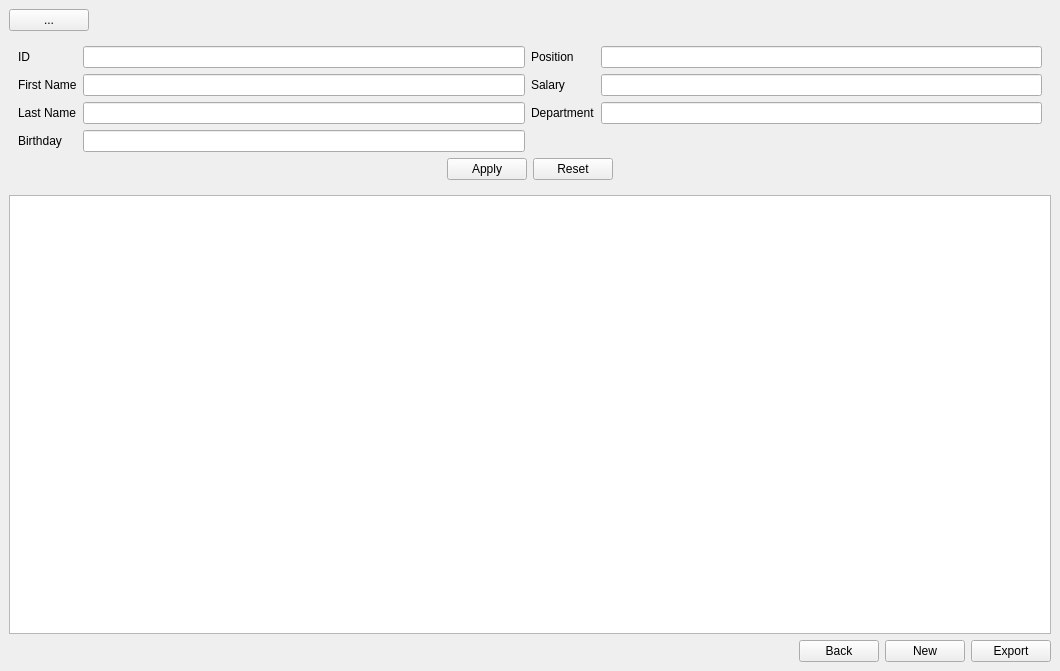
<?xml version="1.0" encoding="UTF-8"?>
<ui version="4.0">
 <class>MainWindow</class>
 <widget class="QMainWindow" name="MainWindow">
  <property name="geometry">
   <rect>
    <x>0</x>
    <y>0</y>
    <width>1060</width>
    <height>671</height>
   </rect>
  </property>
  <property name="windowTitle">
   <string>Employee Management Window</string>
  </property>
  <property name="windowIcon">
   <iconset>
    <normaloff>../GUI/istockphoto-1013490744-1024x1024.jpg</normaloff>../GUI/istockphoto-1013490744-1024x1024.jpg</iconset>
  </property>
  <property name="toolButtonStyle">
   <enum>Qt::ToolButtonIconOnly</enum>
  </property>
  <property name="tabShape">
   <enum>QTabWidget::Rounded</enum>
  </property>
  <widget class="QWidget" name="centralwidget">
   <layout class="QVBoxLayout" name="verticalLayout_2">
    <item>
     <layout class="QHBoxLayout" name="grid_upper">
      <item>
       <widget class="QPushButton" name="btn_filter">
        <property name="text">
         <string>...</string>
        </property>
       </widget>
      </item>
      <item>
       <spacer name="horizontalSpacer_2">
        <property name="orientation">
         <enum>Qt::Horizontal</enum>
        </property>
        <property name="sizeHint" stdset="0">
         <size>
          <width>40</width>
          <height>20</height>
         </size>
        </property>
       </spacer>
      </item>
     </layout>
    </item>
    <item>
     <widget class="QWidget" name="widget" native="true">
      <layout class="QVBoxLayout" name="verticalLayout">
       <item>
        <layout class="QGridLayout" name="gridLayout">
         <item row="0" column="0">
          <widget class="QLabel" name="lbl_ID">
           <property name="text">
            <string>ID</string>
           </property>
          </widget>
         </item>
         <item row="0" column="1">
          <widget class="QLineEdit" name="tf_ID"/>
         </item>
         <item row="0" column="2">
          <widget class="QLabel" name="lbl_Position">
           <property name="text">
            <string>Position</string>
           </property>
          </widget>
         </item>
         <item row="0" column="3">
          <widget class="QLineEdit" name="tf_Position">
           <property name="text">
            <string/>
           </property>
          </widget>
         </item>
         <item row="1" column="0">
          <widget class="QLabel" name="lbl_FirstName">
           <property name="text">
            <string>First Name</string>
           </property>
          </widget>
         </item>
         <item row="1" column="1">
          <widget class="QLineEdit" name="tf_FirstName"/>
         </item>
         <item row="1" column="2">
          <widget class="QLabel" name="lbl_Salary">
           <property name="text">
            <string>Salary</string>
           </property>
          </widget>
         </item>
         <item row="1" column="3">
          <widget class="QLineEdit" name="tf_Salary">
           <property name="text">
            <string/>
           </property>
          </widget>
         </item>
         <item row="2" column="0">
          <widget class="QLabel" name="lbl_LastName">
           <property name="text">
            <string>Last Name</string>
           </property>
          </widget>
         </item>
         <item row="2" column="1">
          <widget class="QLineEdit" name="tf_LastName">
           <property name="text">
            <string/>
           </property>
          </widget>
         </item>
         <item row="2" column="2">
          <widget class="QLabel" name="lbl_Department">
           <property name="text">
            <string>Department</string>
           </property>
          </widget>
         </item>
         <item row="2" column="3">
          <widget class="QLineEdit" name="lineEdit_7">
           <property name="text">
            <string/>
           </property>
          </widget>
         </item>
         <item row="3" column="0">
          <widget class="QLabel" name="lbl_Birthday">
           <property name="text">
            <string>Birthday</string>
           </property>
          </widget>
         </item>
         <item row="3" column="1">
          <widget class="QLineEdit" name="tf_Birthday">
           <property name="text">
            <string/>
           </property>
          </widget>
         </item>
        </layout>
       </item>
       <item>
        <layout class="QHBoxLayout" name="horizontalLayout_2">
         <item>
          <spacer name="horizontalSpacer_3">
           <property name="orientation">
            <enum>Qt::Horizontal</enum>
           </property>
           <property name="sizeHint" stdset="0">
            <size>
             <width>40</width>
             <height>20</height>
            </size>
           </property>
          </spacer>
         </item>
         <item>
          <widget class="QPushButton" name="btn_apply">
           <property name="text">
            <string>Apply</string>
           </property>
          </widget>
         </item>
         <item>
          <widget class="QPushButton" name="btn_reset">
           <property name="text">
            <string>Reset</string>
           </property>
          </widget>
         </item>
         <item>
          <spacer name="horizontalSpacer_4">
           <property name="orientation">
            <enum>Qt::Horizontal</enum>
           </property>
           <property name="sizeHint" stdset="0">
            <size>
             <width>40</width>
             <height>20</height>
            </size>
           </property>
          </spacer>
         </item>
        </layout>
       </item>
      </layout>
     </widget>
    </item>
    <item>
     <widget class="QTableWidget" name="tableWidget"/>
    </item>
    <item>
     <layout class="QHBoxLayout" name="grid_btn">
      <item>
       <spacer name="horizontalSpacer">
        <property name="orientation">
         <enum>Qt::Horizontal</enum>
        </property>
        <property name="sizeHint" stdset="0">
         <size>
          <width>488</width>
          <height>20</height>
         </size>
        </property>
       </spacer>
      </item>
      <item>
       <widget class="QPushButton" name="btn_back">
        <property name="text">
         <string>Back</string>
        </property>
       </widget>
      </item>
      <item>
       <widget class="QPushButton" name="btn_new">
        <property name="text">
         <string>New</string>
        </property>
       </widget>
      </item>
      <item>
       <widget class="QPushButton" name="btn_export">
        <property name="text">
         <string>Export</string>
        </property>
       </widget>
      </item>
     </layout>
    </item>
   </layout>
  </widget>
 </widget>
 <resources/>
 <connections/>
</ui>
